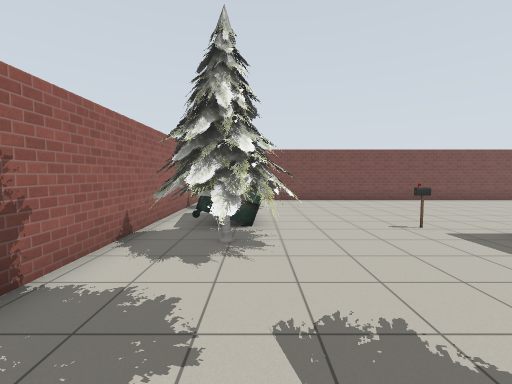
View 1 (above)

16 first-person views from a walk through a Gazebo world. The camera is 1.3 m above the floor, tilts 4° down and sees 90° across. Floor lines are 1 m apart. The floor is counted in squares, 1 m on a side. Each view is taken from the middle of a square. On the plan, view 1 faces up. The plan holds only what a view shows up to about 12 squares ahead; the rest is blank. Gazebo's built-in surfaces are drawn with simple patterns. Some stock models are drawn as simple stand-ins.

View 2
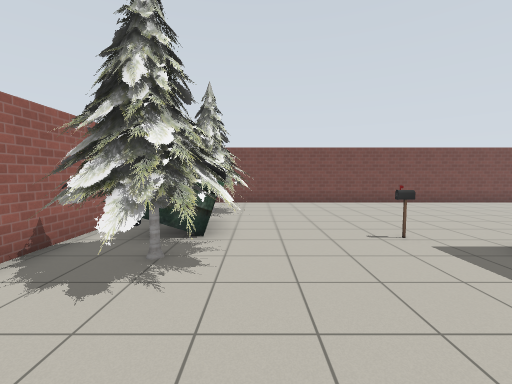

View 3
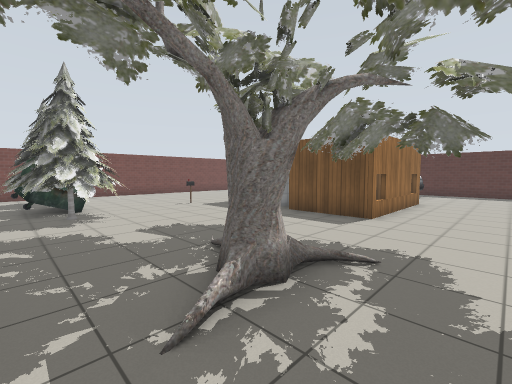

View 4
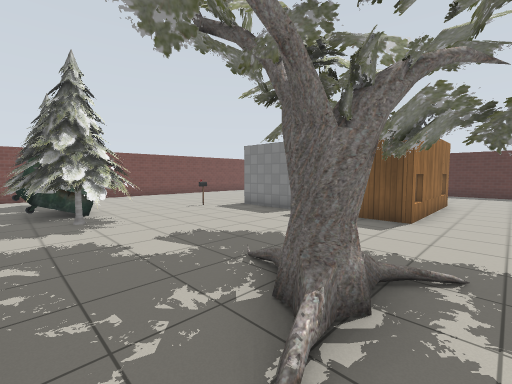

View 5
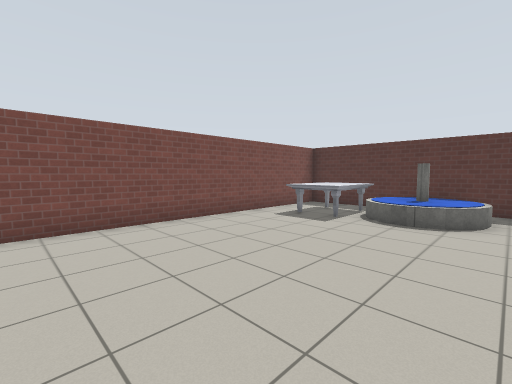

View 6
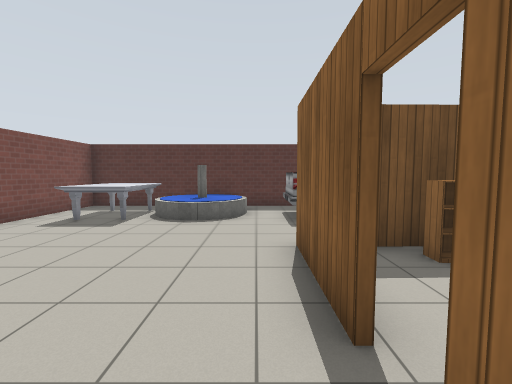

View 7
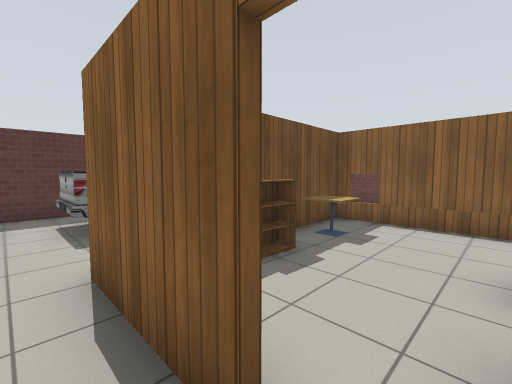

View 8
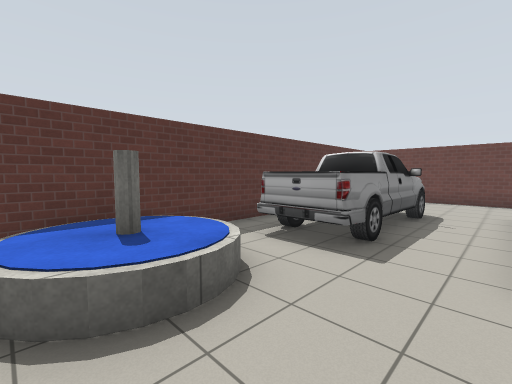

View 9
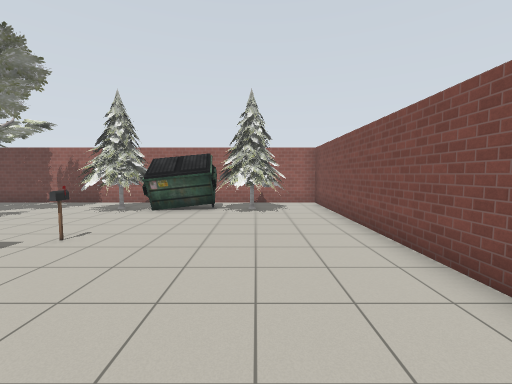

View 10
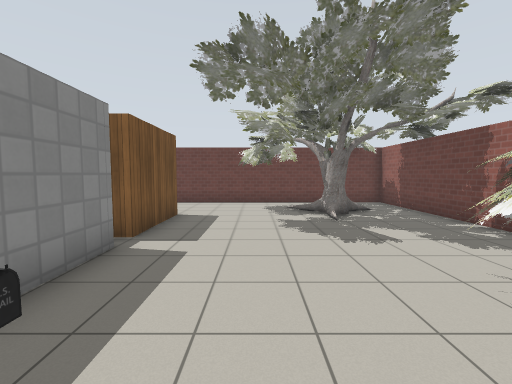

View 11
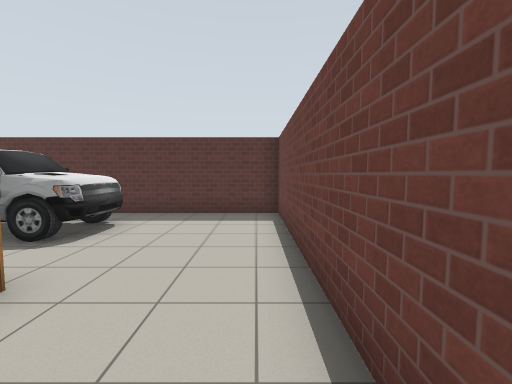

View 12
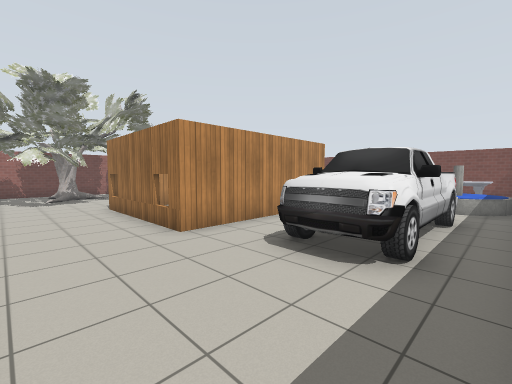

View 13
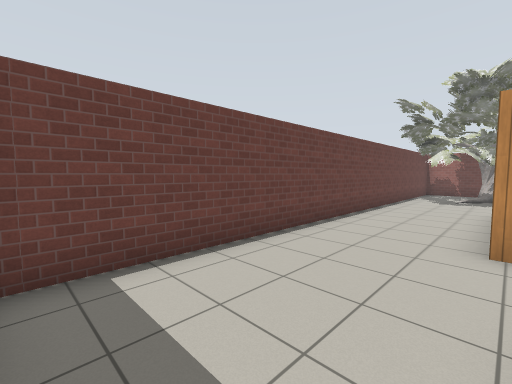

View 14
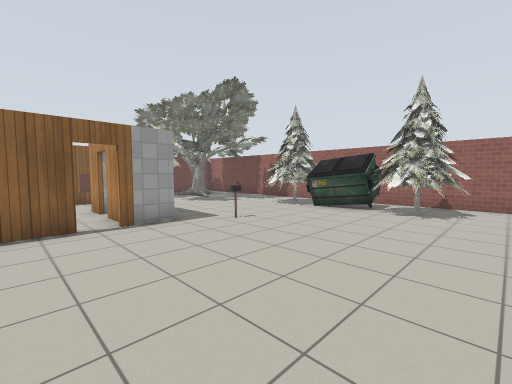

View 15
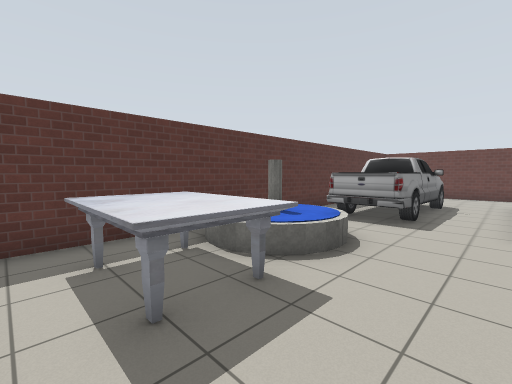

View 16
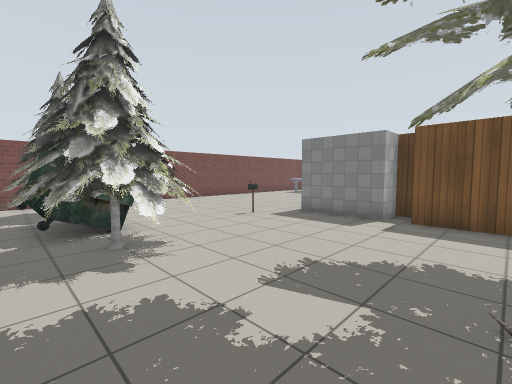

### Floor plan
Key: @ floor where view 1 was taken; # wall or solid block; . floor; D open door; = window, fence, low wall or low ledge; T pine tree; U dumpster; P postbox; A oak tree; M marble table; F fountain; I pickup truck; B bookshelf; C cafe table.
Columns run from 3 left of view 1 to 17 right of it. Each row starts with its distance up from view 1.
 13 #####################
 12 #...................#
 11 #.TT............MMM.#
 10 #TTTT...........MMM.#
  9 #TTT.............MF.#
  8 #UUU............FFFF#
  7 #UUU.............FFF#
  6 #TUU...P............#
  5 #TTTT....#DD###.III.#
  4 #.TT.....##.. #.I I.#
  3 #........#D..B#.III.#
  2 #........##..B#.I I.#
  1 #........#..CC#.III.#
  0 #..@.....#...C#.III.#
 -1 #...AAA..####=#.....#
 -2 #.AAAAAA............#
 -3 #.....A.............#
 -4 #.....A.............#
 -5 #####################

Where each view was taken, in squares from view 1:
view 1: 0 up, 0 right, facing up
view 2: 1 up, 1 right, facing up
view 3: 4 down, 2 left, facing up-right
view 4: 3 down, 2 left, facing up-right
view 5: 6 up, 6 right, facing up-right
view 6: 6 up, 6 right, facing right
view 7: 6 up, 7 right, facing down-right
view 8: 9 up, 11 right, facing down-right
view 9: 10 up, 9 right, facing left
view 10: 7 up, 3 right, facing down
view 11: 4 down, 8 right, facing right
view 12: 4 down, 16 right, facing up-left
view 13: 1 down, 16 right, facing down-left
view 14: 12 up, 9 right, facing down-left
view 15: 12 up, 11 right, facing down-right
view 16: 0 up, 2 left, facing up-right
